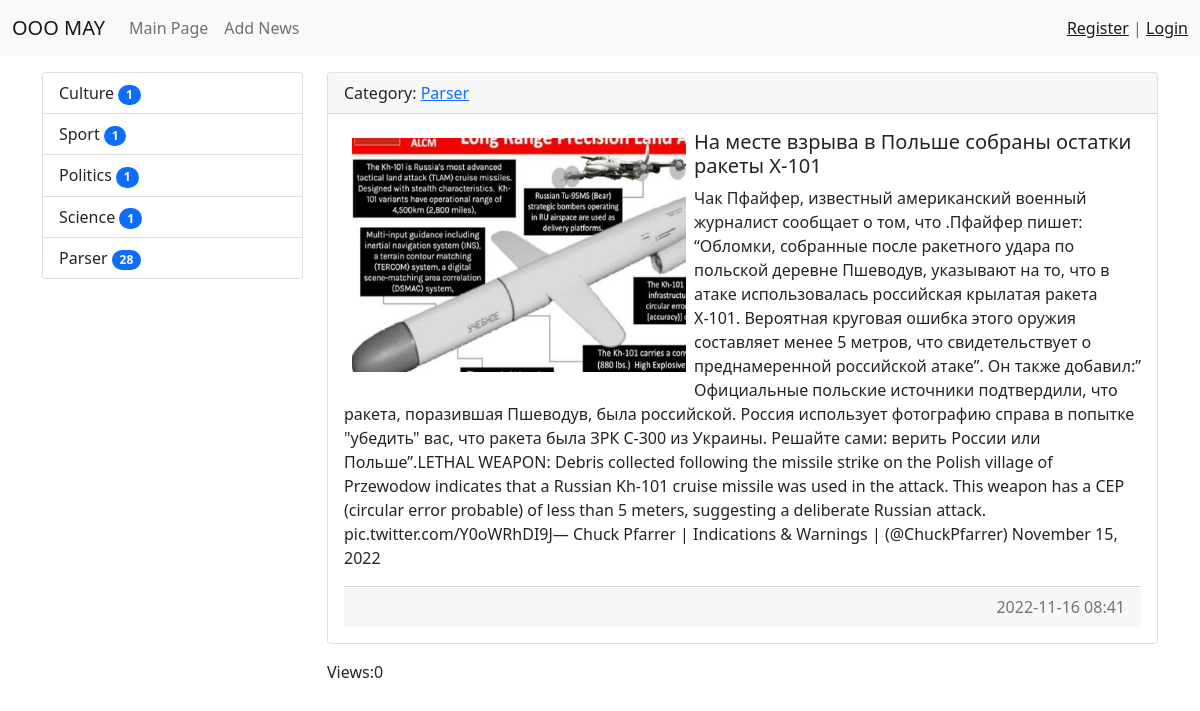
Screenshot of /news/283/ with the database file from the repository.
### news/models.py (models this page shows, shortened)
class Category(models.Model):
    title = models.CharField(max_length=150, db_index=True)
    def get_absolute_url(self):
        return reverse('category', kwargs={"category_id": self.pk})
    def __str__(self):
        return self.title
    class Meta:
        verbose_name = 'Category'
        verbose_name_plural = 'Categories'
        ordering = ['title']

class News(models.Model):
    title = models.CharField(max_length=50)
    content = models.TextField(blank=True)
    photo = models.ImageField(upload_to='photos/%Y/%m/%d/', blank=True)
    created_at = models.DateTimeField(auto_now_add=True)
    updated_at = models.DateTimeField(auto_now=True)
    is_published = models.BooleanField(default=True)
    category = models.ForeignKey('Category', on_delete=models.PROTECT, null=True)
    views = models.IntegerField(default=0)
    class Meta:
        verbose_name = 'News'
        verbose_name_plural = 'Breaking news'
        ordering = ['-created_at']

### news/views.py (the view)
# urls.py: path('news/<int:id>/', views.view_news, name='view_news'),
def view_news(request, id):
    news_item = get_object_or_404(News, pk=id)
    return render(request, 'news/view_news.html', {'news_item': news_item})

### news/templatetags/news_tags.py (called while the page is built)
@register.simple_tag()
def show_categories():
    return Category.objects.annotate(cnt=Count('news', filter=F('news__is_published'))).filter(cnt__gt=0)

### news/templates/news/view_news.html (shortened to what this page needs)
{% extends 'base.html' %}
{% block sidebar %}
{% include 'inc/_sidebar.html' %}
{% endblock %}
{% block content %}
<div class="card mb-3">
    <div class="card-header">
        Category: <a href="{{ item.category.get_absolute_url }}">{{ news_item.category }}</a>
    </div>
    <div class="card-body">
            {% if news_item.photo %}
            <img src="{{ news_item.photo.url }}" alt="" width="350" height="250" class="float-left mr-3" align="left" style=" border: 8px solid #ffffff;"/>
            {% else %}
            <img src="https://picsum.photos/seed/picsum/200/300" alt="" width="350" height="250" class="float-left mr-3" align="left" style=" border: 8px solid #ffffff;"/>
            {% endif %}
                <h5 class="card-title">{{ news_item.title }}</h5>
                <p class="card-text">{{ news_item.content }}</p>
                <div class="card-footer text-muted" align="right">
                    {{ news_item.created_at|date:"Y-m-d H:i" }}
                </div>
    </div>
</div>
<p class="card-text">Views:{{ news_item.views }}</p>
{% endblock %}

### templates/inc/_sidebar.html
{% load news_tags %}
<div class="list-group">
    {% show_categories as categories %}
    {% for item in categories %}
    <a href="{{ item.get_absolute_url }}" class="list-group-item list-group-item-action">{{ item.title }}
        <span class="badge bg-primary rounded-pill">{{ item.cnt }}
    </span>
    </a>
    {% endfor %}
</div>

### rows the page displays
Category: title "Culture", cnt "1"
Category: title "Sport", cnt "1"
Category: title "Politics", cnt "1"
Category: title "Science", cnt "1"
Category: title "Parser", cnt "28"
News: category "Parser", photo (picture), title "На месте взрыва в Польше собраны остатки ракеты Х-101", content "Чак Пфайфер, известный американский военный журналист сообщает о том, что .Пфайфер пишет: “Обломки, собранные после ракетного удара по польской деревне Пшеводув, указывают на то, что в атаке использовалась российская крылатая ракета Х-101. Вероятная круговая ошибка этого оружия составляет менее 5 метров, что свидетельствует о преднамеренной российской атаке”. Он также добавил:” Официальные польские источники подтвердили, что ракета, поразившая Пшеводув, была российской. Россия использует фотографию справа в попытке \"убедить\" вас, что ракета была ЗРК С-300 из Украины. Решайте сами: верить России или Польше”.LETHAL WEAPON: Debris collected following the missile strike on the Polish village of…", created_at "2022-11-16 08:41", views "0"
